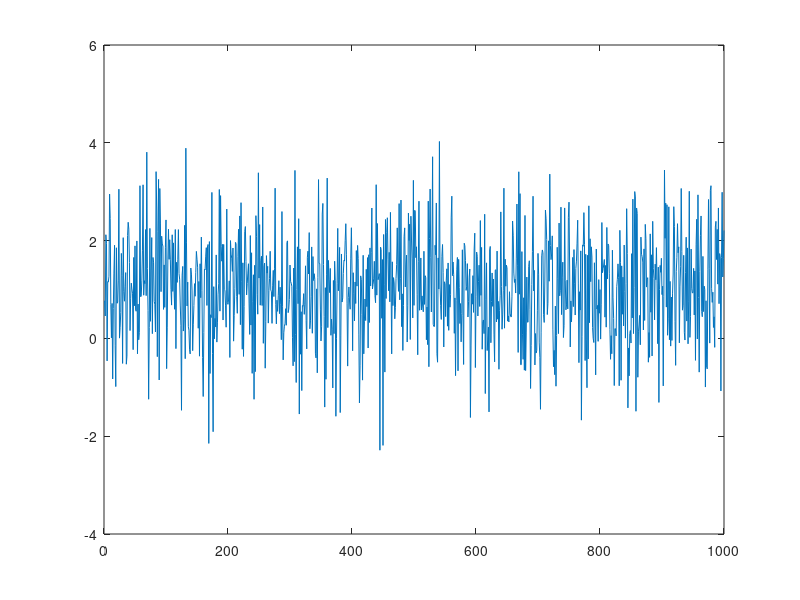

Source code (MATLAB): (Note: this script raises an error after producing the figure.)
clc;
close all;
clear all;

% 3.
% Normal distribution(1,1)
G = 1;
u = 1;

% Generate 1000 random numbers from normal distribution
x = -5:0.01:5;
y = 1/sqrt(2*pi*G*G) * exp(-(x-u).*(x-u)/2*G*G);
plot(x,y);

% Generate 1000 random numbers from normal distribution
n = 1000;
z = normrnd(u,G,[1,n]);
plot(z)
histogram(z)

% Generate 1000 random numbers from uniform distribution
z = rand([1,n])*3;
histogram(z);

% 4.
% Babička posílá SMSky
% Poasson distribution approx. binomial distribution
l = 5;
poisspdf(6,l)
poisspdf(5,l)

n = 365;
p = l/n;
x = 6;
binopdf(x,n,p)